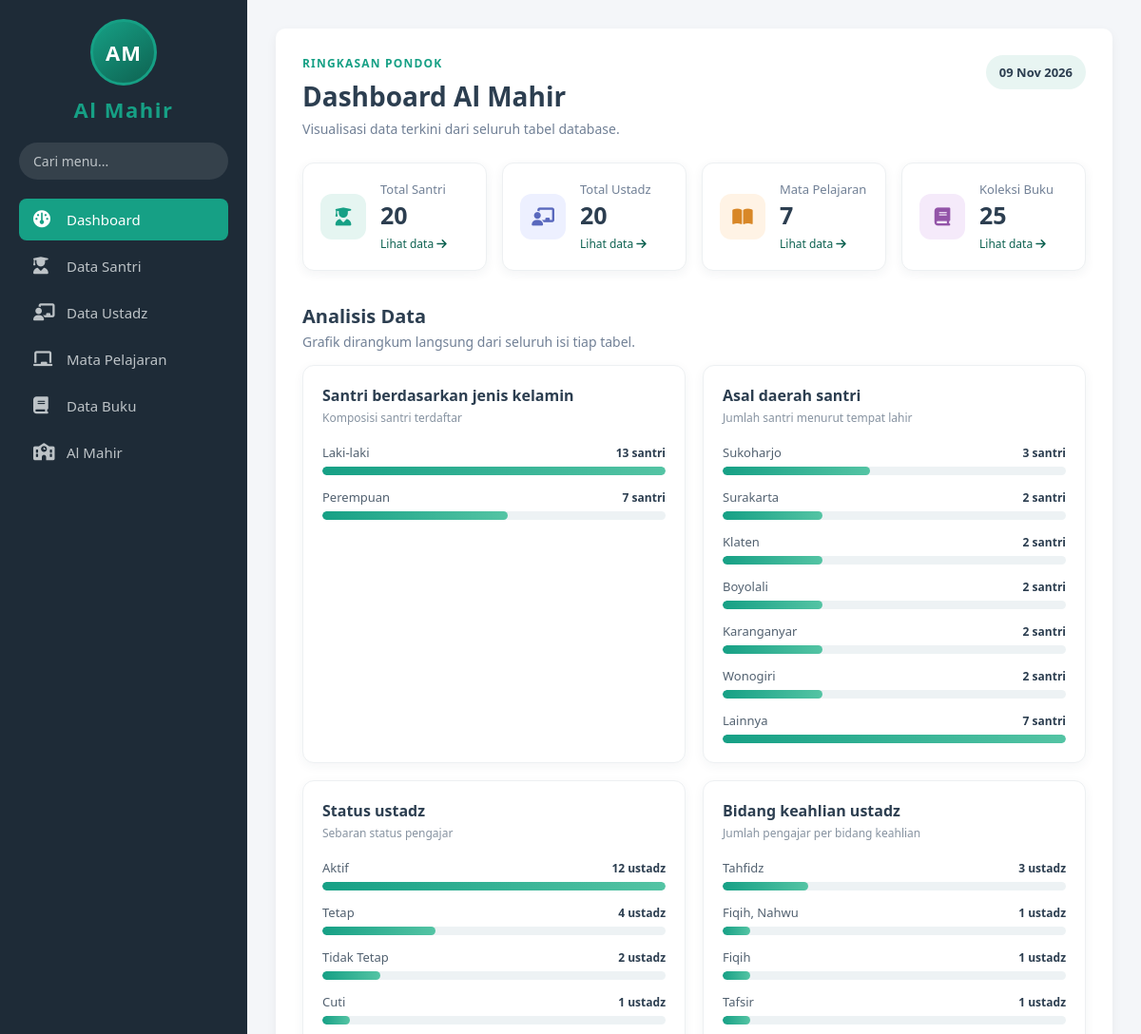
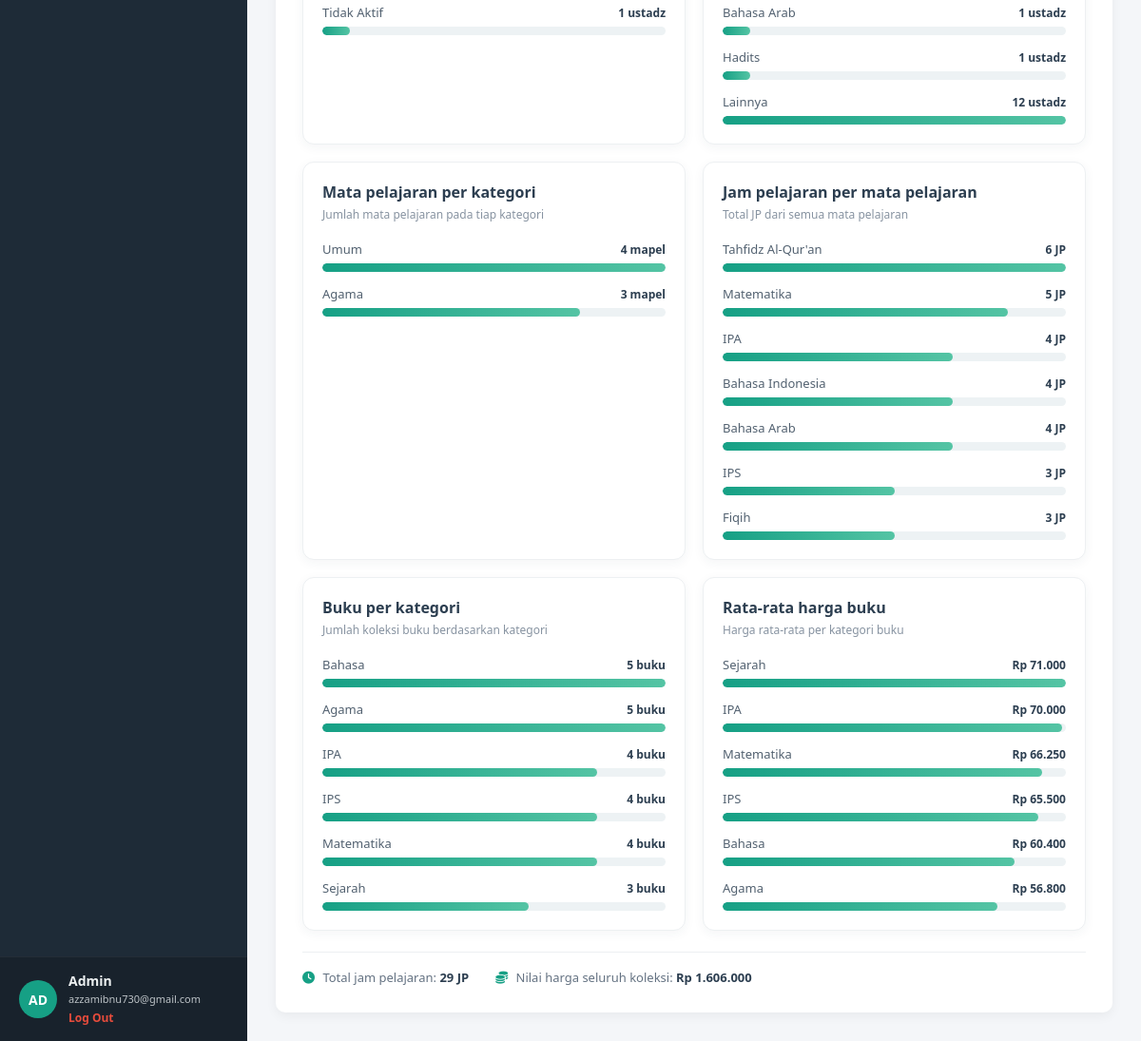
The page / on the database its author committed (2 pictures, top to bottom).
### tables this page shows
CREATE TABLE `tb_mapel` (
  `no_mapel` int(11) NOT NULL,
  `name_mapel` varchar(100) NOT NULL,
  `jp_mapel` int(11) NOT NULL,
  `kategori_mapel` varchar(50) NOT NULL
);

CREATE TABLE `tb_buku` (
  `isbn` int(20) NOT NULL,
  `judul_buku` varchar(150) NOT NULL,
  `kategori_buku` varchar(50) NOT NULL,
  `pengarang_buku` varchar(100) NOT NULL,
  `pembuat_buku` varchar(100) NOT NULL,
  `harga` int(11) NOT NULL DEFAULT 0
);

### index.php (the view, shortened to what this page needs)
<?php
require __DIR__ . '/connection.php';
function fetchDashboardRows(mysqli $connection, string $table, string $sql): array|false
{
    try {
        $result = $connection->query($sql);
        return $result->fetch_all(MYSQLI_ASSOC);
    } catch (mysqli_sql_exception $exception) {
        error_log('Gagal mengambil data dashboard dari tabel ' . $table . ': ' . $exception->getMessage());
        return false;
    }
}
function groupDashboardRows(array $rows, string $field): array
{
    $counts = [];
    foreach ($rows as $row) {
        $label = trim((string) ($row[$field] ?? ''));
        $label = $label !== '' ? $label : 'Tidak diketahui';
        $counts[$label] = ($counts[$label] ?? 0) + 1;
    }
    arsort($counts);
    return $counts;
}
function topDashboardCounts(array $counts, int $limit = 6): array
{
    if (count($counts) <= $limit) {
        return $counts;
    }
    $topCounts = array_slice($counts, 0, $limit, true);
    $topCounts['Lainnya'] = array_sum(array_slice($counts, $limit, null, true));
    return $topCounts;
}
function renderDashboardChart(string $title, string $description, array $counts, string $unit = 'data', bool $currency = false): void
{
    echo '<article class="dashboard-card chart-card">';
    echo '<div class="chart-heading"><div><h2>' . htmlspecialchars($title, ENT_QUOTES, 'UTF-8') . '</h2>';
    echo '<p>' . htmlspecialchars($description, ENT_QUOTES, 'UTF-8') . '</p></div></div>';
    $maximum = max($counts);
    echo '<ul class="chart-bars">';
    foreach ($counts as $label => $value) {
        $percentage = $maximum > 0 ? (int) round(($value / $maximum) * 100) : 0;
        $formattedValue = $currency
            ? 'Rp ' . number_format((float) $value, 0, ',', '.')
            : number_format((float) $value, 0, ',', '.') . ' ' . $unit;
        echo '<li class="chart-bar-item">';
        echo '<div class="chart-bar-label"><span>' . htmlspecialchars((string) $label, ENT_QUOTES, 'UTF-8') . '</span>';
        echo '<strong>' . htmlspecialchars($formattedValue, ENT_QUOTES, 'UTF-8') . '</strong></div>';
        echo '<div class="chart-track" role="img" aria-label="' . htmlspecialchars((string) $label . ': ' . $formattedValue, ENT_QUOTES, 'UTF-8') . '">';
        echo '<span class="chart-bar-fill" style="width: ' . $percentage . '%"></span></div></li>';
    }
    echo '</ul></article>';
}
$queries = [
    'santri' => [
        'table' => 'tb_santri',
        'sql' => 'SELECT kelamin, tempat_lahir FROM tb_santri',
    ],
    'ustadz' => [
        'table' => 'tb_ustadz',
        'sql' => 'SELECT status, bidang_keahlian, pdk_terakhir FROM tb_ustadz',
    ],
    'mapel' => [
        'table' => 'tb_mapel',
        'sql' => 'SELECT name_mapel, jp_mapel, kategori_mapel FROM tb_mapel',
    ],
    'buku' => [
        'table' => 'tb_buku',
        'sql' => 'SELECT judul_buku, kategori_buku, harga FROM tb_buku',
    ],
];
$data = [];
foreach ($queries as $key => $query) {
    $data[$key] = fetchDashboardRows($conn, $query['table'], $query['sql']);
}
$santriGender = [];
foreach ($data['santri'] as $santri) {
    $gender = strtoupper(trim((string) ($santri['kelamin'] ?? '')));
    $label = $gender === 'L' ? 'Laki-laki' : ($gender === 'P' ? 'Perempuan' : 'Lainnya');
    $santriGender[$label] = ($santriGender[$label] ?? 0) + 1;
}
$santriGender = topDashboardCounts($santriGender);
$bookPrices = array_column($data['buku'], 'harga');
$totalBookValue = array_sum(array_map('intval', $bookPrices));
$totalLessonHours = array_sum(array_map(static fn (array $mapel): int => (int) ($mapel['jp_mapel'] ?? 0), $data['mapel']));
?>
<!DOCTYPE html>
<html lang="id">
<head>
    <link rel="stylesheet" href="https://cdnjs.cloudflare.com/ajax/libs/font-awesome/6.5.1/css/all.min.css">
    <link rel="stylesheet" href="style.css">
</head>
<body>
    <aside class="sidebar">
        <div class="sidebar-top">
            <div class="logo-brand">
                <div class="brand-mark" role="img" aria-label="Logo Al Mahir">AM</div>
            </div>
            <div class="logo-text">Al Mahir</div>
            <div class="sidebar-search">
                <input type="text" placeholder="Cari menu..." aria-label="Cari menu">
            </div>
            <ul class="sidebar-nav">
                <li><a href="index.php" class="active" aria-current="page"><i class="fa-solid fa-gauge"></i>Dashboard</a></li>
                <li><a href="data_santri.php"><i class="fa-solid fa-user-graduate"></i>Data Santri</a></li>
                <li><a href="data_ustadz.php"><i class="fa-solid fa-chalkboard-user"></i>Data Ustadz</a></li>
                <li><a href="data_pelajaran.php"><i class="fa-solid fa-chalkboard"></i>Mata Pelajaran</a></li>
                <li><a href="data_buku.php"><i class="fa-solid fa-book"></i>Data Buku</a></li>
                <li><a href="data_almahir.php"><i class="fa-solid fa-school"></i>Al Mahir</a></li>
            </ul>
        </div>
        <div class="sidebar-footer">
            <div class="user-avatar">AD</div>
            <div class="user-info">
                <h4>Admin</h4>
                <p>azzamibnu730@gmail.com</p>
                <a href="login.html" class="logout-btn">Log Out</a>
            </div>
        </div>
    </aside>
    <main class="main-content">
        <section class="content-section dashboard-section">
            <header class="dashboard-heading">
                <div>
                    <p class="dashboard-eyebrow">Ringkasan pondok</p>
                    <h1>Dashboard Al Mahir</h1>
                    <p>Visualisasi data terkini dari seluruh tabel database.</p>
                </div>
                <span class="dashboard-date"><?= htmlspecialchars(date('d M Y'), ENT_QUOTES, 'UTF-8') ?></span>
            </header>
            <div class="dashboard-stats">
                <article class="stat-card stat-santri">
                    <span class="stat-icon"><i class="fa-solid fa-user-graduate"></i></span>
                    <div><p>Total Santri</p><strong><?= number_format(count($data['santri']), 0, ',', '.') ?></strong><a href="data_santri.php">Lihat data <i class="fa-solid fa-arrow-right"></i></a></div>
                </article>
                <article class="stat-card stat-ustadz">
                    <span class="stat-icon"><i class="fa-solid fa-chalkboard-user"></i></span>
                    <div><p>Total Ustadz</p><strong><?= number_format(count($data['ustadz']), 0, ',', '.') ?></strong><a href="data_ustadz.php">Lihat data <i class="fa-solid fa-arrow-right"></i></a></div>
                </article>
                <article class="stat-card stat-mapel">
                    <span class="stat-icon"><i class="fa-solid fa-book-open"></i></span>
                    <div><p>Mata Pelajaran</p><strong><?= number_format(count($data['mapel']), 0, ',', '.') ?></strong><a href="data_pelajaran.php">Lihat data <i class="fa-solid fa-arrow-right"></i></a></div>
                </article>
                <article class="stat-card stat-buku">
                    <span class="stat-icon"><i class="fa-solid fa-book"></i></span>
                    <div><p>Koleksi Buku</p><strong><?= number_format(count($data['buku']), 0, ',', '.') ?></strong><a href="data_buku.php">Lihat data <i class="fa-solid fa-arrow-right"></i></a></div>
                </article>
            </div>
            <div class="dashboard-section-title">
                <div><h2>Analisis Data</h2><p>Grafik dirangkum langsung dari seluruh isi tiap tabel.</p></div>
            </div>
            <div class="dashboard-charts">
                <?php
                renderDashboardChart('Santri berdasarkan jenis kelamin', 'Komposisi santri terdaftar', $santriGender, 'santri');
            ?>
            </div>
            <div class="dashboard-footnote">
                <span><i class="fa-solid fa-clock"></i> Total jam pelajaran: <strong><?= number_format($totalLessonHours, 0, ',', '.') ?> JP</strong></span>
                <span><i class="fa-solid fa-coins"></i> Nilai harga seluruh koleksi: <strong>Rp <?= number_format($totalBookValue, 0, ',', '.') ?></strong></span>
            </div>
        </section>
    </main>
</body>
</html>

### rows shown on the page
tb_mapel: kategori_mapel "Agama", formattedValue "3 mapel", $percentage 75 (drawn)
tb_buku: kategori_buku "Sejarah"

### other values the page prints
count($data['santri']) "20"
count($data['ustadz']) "20"
count($data['mapel']) "7"
count($data['buku']) "25"
$title "Santri berdasarkan jenis kelamin Asal daerah santri Status ustadz Bidang keahlian ustadz Mata pelajaran per kategori Jam pelajaran per mata pelajaran Buku per kategori Rata-rata harga buku"
$label "Laki-laki"
$formattedValue "13 santri"
$label "Perempuan"
$formattedValue "7 santri"
$label "Sukoharjo"
$formattedValue "3 santri"
$label "Surakarta"
$formattedValue "2 santri"
$label "Klaten"
$label "Boyolali"
